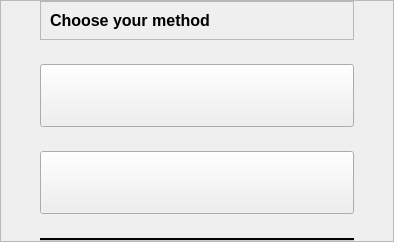
                <widget class="QFrame" name="frame_20">
                 <property name="sizePolicy">
                  <sizepolicy hsizetype="Preferred" vsizetype="Fixed">
                   <horstretch>0</horstretch>
                   <verstretch>0</verstretch>
                  </sizepolicy>
                 </property>
                 <property name="styleSheet">
                  <string notr="true"/>
                 </property>
                 <property name="frameShape">
                  <enum>QFrame::StyledPanel</enum>
                 </property>
                 <property name="frameShadow">
                  <enum>QFrame::Raised</enum>
                 </property>
                 <layout class="QVBoxLayout" name="verticalLayout_26">
                  <property name="spacing">
                   <number>24</number>
                  </property>
                  <property name="leftMargin">
                   <number>39</number>
                  </property>
                  <property name="topMargin">
                   <number>0</number>
                  </property>
                  <property name="rightMargin">
                   <number>39</number>
                  </property>
                  <property name="bottomMargin">
                   <number>0</number>
                  </property>
                  <item>
                   <widget class="QFrame" name="frame_22">
                    <property name="sizePolicy">
                     <sizepolicy hsizetype="Preferred" vsizetype="Fixed">
                      <horstretch>0</horstretch>
                      <verstretch>0</verstretch>
                     </sizepolicy>
                    </property>
                    <property name="minimumSize">
                     <size>
                      <width>0</width>
                      <height>20</height>
                     </size>
                    </property>
                    <property name="frameShape">
                     <enum>QFrame::StyledPanel</enum>
                    </property>
                    <property name="frameShadow">
                     <enum>QFrame::Raised</enum>
                    </property>
                    <layout class="QHBoxLayout" name="horizontalLayout_12">
                     <item>
                      <widget class="QLabel" name="label_3">
                       <property name="font">
                        <font>
                         <family>Arial</family>
                         <pointsize>12</pointsize>
                         <bold>true</bold>
                        </font>
                       </property>
                       <property name="text">
                        <string>Choose your method</string>
                       </property>
                      </widget>
                     </item>
                    </layout>
                   </widget>
                  </item>
                  <item>
                   <widget class="QPushButton" name="qrcodeButton">
                    <property name="sizePolicy">
                     <sizepolicy hsizetype="Fixed" vsizetype="Fixed">
                      <horstretch>0</horstretch>
                      <verstretch>0</verstretch>
                     </sizepolicy>
                    </property>
                    <property name="minimumSize">
                     <size>
                      <width>314</width>
                      <height>63</height>
                     </size>
                    </property>
                    <property name="styleSheet">
                     <string notr="true">background-image: url(:/images/image/qrcodeButton.svg);</string>
                    </property>
                    <property name="text">
                     <string/>
                    </property>
                   </widget>
                  </item>
                  <item>
                   <widget class="QPushButton" name="pushButton_3">
                    <property name="sizePolicy">
                     <sizepolicy hsizetype="Fixed" vsizetype="Fixed">
                      <horstretch>0</horstretch>
                      <verstretch>0</verstretch>
                     </sizepolicy>
                    </property>
                    <property name="minimumSize">
                     <size>
                      <width>314</width>
                      <height>63</height>
                     </size>
                    </property>
                    <property name="styleSheet">
                     <string notr="true">background-image: url(:/images/image/directtransferButton.svg);</string>
                    </property>
                    <property name="text">
                     <string/>
                    </property>
                   </widget>
                  </item>
                  <item>
                   <widget class="Line" name="line_2">
                    <property name="styleSheet">
                     <string notr="true">background-color: rgb(202, 202, 202);</string>
                    </property>
                    <property name="frameShadow">
                     <enum>QFrame::Plain</enum>
                    </property>
                    <property name="lineWidth">
                     <number>2</number>
                    </property>
                    <property name="orientation">
                     <enum>Qt::Horizontal</enum>
                    </property>
                   </widget>
                  </item>
                 </layout>
                </widget>
